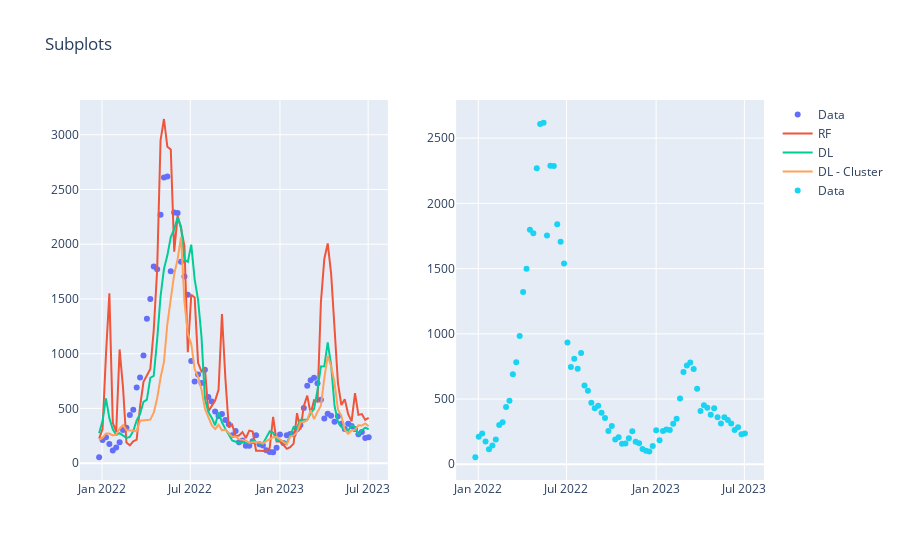

This figure's notebook cell:
### Code cell
# Simple Scatter plot
scatter = go.Scatter(x=df.dates, y=df.target, mode='markers', name='Data')

#forecasts as line and colores by model
frf = go.Scatter(x=df_for_RF.dates, 
                 y=df_for_RF.predictions, 
                 mode='lines', trace='RF', 
                 )
fdl = go.Scatter(x=df_for_DL.dates, 
                 y=df_for_DL.predictions, 
                 mode='lines', trace='DL', 
                 )

frfc = go.Scatter(x=df_for_RLCluster.dates, 
                  y=df_for_RLCluster.predictions, 
                  mode='lines', trace='RL - Cluster', 
                 )

fdlc = go.Scatter(x=df_for_DLCluster.dates, 
                  y=df_for_DLCluster.predictions, 
                  mode='lines', name='DL - Cluster', 
                 )

#Select the line plot on the second subplot based on the selection of the model on the first subplot

# Data component 
temp_fig = make_subplots(rows=1, cols=2)
temp_fig.add_trace(scatter, row=1, col=1)
temp_fig.add_trace(frf, row=1, col=1)
temp_fig.add_trace(fdl, row=1, col=1)
temp_fig.add_trace(frfc, row=1, col=1)
temp_fig.add_trace(fdlc, row=1, col=1)
temp_fig.add_trace(scatter, row=1, col=2)
temp_fig.update_layout(title_text="Subplots")
temp_fig.show()
